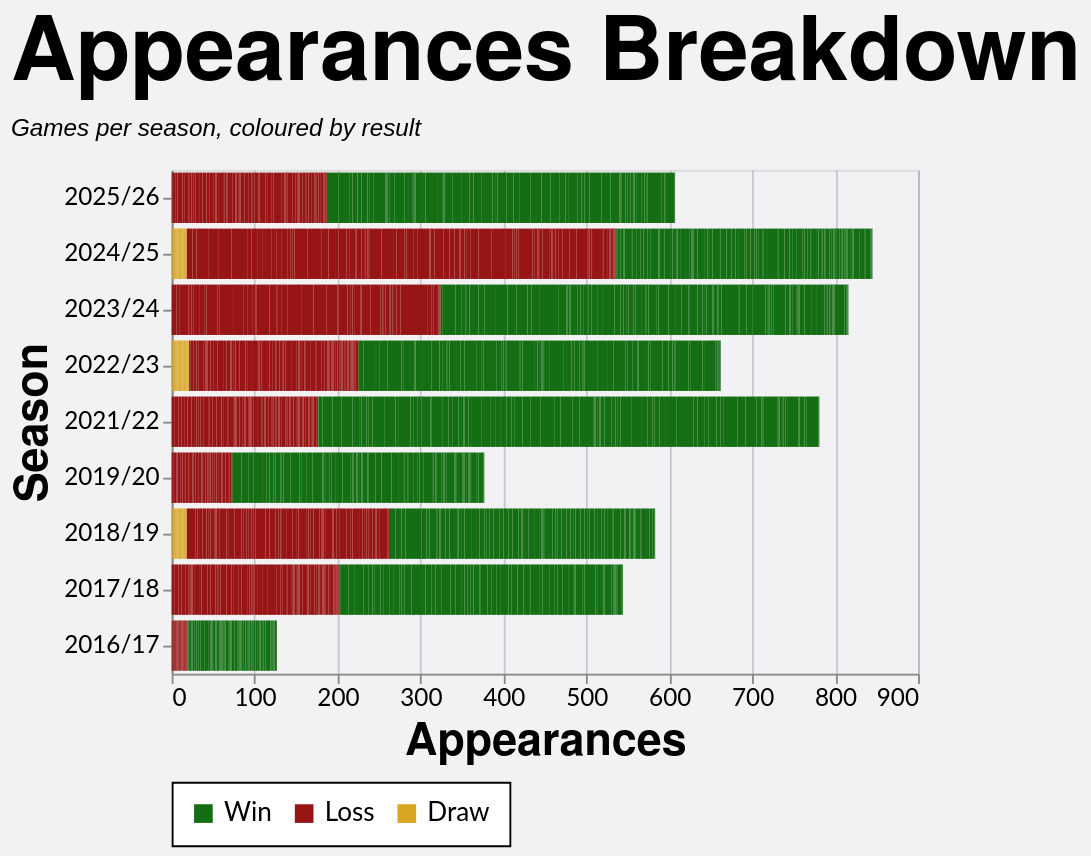

Write the Vega-Lite specification saved for this chart.
### Vega-Lite specification from a JSON file in a GitHub repository (floating-point values rounded to 4 significant figures; data arrays with more than 128 entries replaced by an {"elided": "..."} marker saying what was removed)
{"config": {"axis": {"labelFont": "Lato, sans-serif", "titleFont": "PT Sans Narrow, Helvetica Neue, Helvetica, Arial, sans-serif", "labelFontSize": 13, "titleFontSize": 24, "gridColor": "#202947", "gridOpacity": 0.2}, "header": {"labelFont": "PT Sans Narrow, Helvetica Neue, Helvetica, Arial, sans-serif", "titleFont": "PT Sans Narrow, Helvetica Neue, Helvetica, Arial, sans-serif", "labelFontSize": 24, "titleFontSize": 28, "labelFontWeight": "bold", "orient": "left"}, "legend": {"labelFont": "Lato, sans-serif", "titleFont": "PT Sans Narrow, Helvetica Neue, Helvetica, Arial, sans-serif", "labelFontSize": 14, "titleFontSize": 16, "titlePadding": 5, "fillColor": "white", "strokeColor": "black", "padding": 10, "titleFontWeight": "lighter", "titleFontStyle": "italic", "titleColor": "gray", "offset": 10}, "title": {"font": "PT Sans Narrow, Helvetica Neue, Helvetica, Arial, sans-serif", "fontSize": 48, "fontWeight": "bold", "anchor": "start", "align": "center", "titlePadding": 20, "subtitlePadding": 10, "subtitleFontSize": 13, "subtitleColor": "", "subtitleFontStyle": "italic", "offset": 15, "color": "black"}, "axisX": {"labelAngle": 0}, "facet": {"title": null, "header": null, "align": {"row": "each", "column": "each"}}, "resolve": {"scale": {"y": "independent", "facet": "independent"}}, "background": "#f2f1f4"}, "data": {"name": "data-7096d1b6597552e39d4d02f7add63442"}, "mark": {"type": "bar"}, "encoding": {"color": {"field": "color_value", "legend": {"orient": "bottom", "title": null}, "scale": {"range": ["#146f14", "#981515", "goldenrod"]}, "sort": ["Win", "Loss", "Draw"], "type": "nominal"}, "tooltip": [{"field": "player", "title": "Player", "type": "nominal"}, {"field": "season", "title": "Season", "type": "nominal"}, {"field": "color_value", "title": "Group", "type": "nominal"}, {"aggregate": "sum", "field": "apps", "title": "Appearances", "type": "quantitative"}], "x": {"aggregate": "sum", "field": "apps", "title": "Appearances", "type": "quantitative"}, "y": {"field": "season", "sort": {"field": "season_sort", "op": "max", "order": "descending"}, "title": "Season", "type": "nominal"}}, "height": {"step": 30}, "title": {"text": "Appearances Breakdown", "subtitle": "Games per season, coloured by result"}, "width": 400, "$schema": "https://vega.github.io/schema/vega-lite/v5.20.1.json", "datasets": {"data-7096d1b6597552e39d4d02f7add63442": {"elided": "2489 records"}}}
